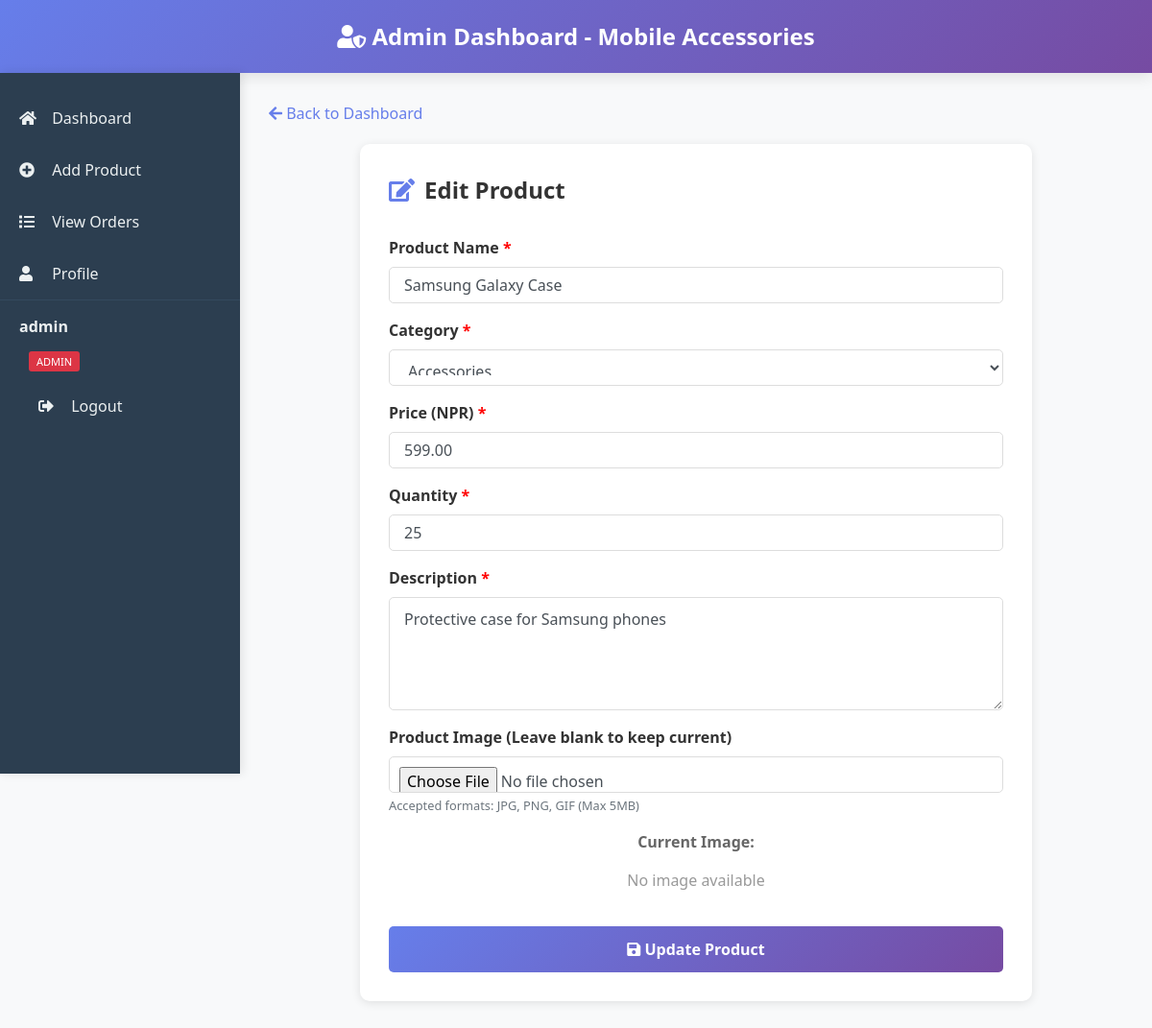
Screenshot of /admin_edit_product.php?id=2 (signed in) with the database file from the repository.
### tables this page shows
CREATE TABLE product (
    id INT PRIMARY KEY AUTO_INCREMENT,
    name VARCHAR(100) NOT NULL,
    category VARCHAR(50),
    price DECIMAL(10, 2) NOT NULL,
    quantity INT DEFAULT 0,
    description TEXT,
    image VARCHAR(255),
    created_at TIMESTAMP DEFAULT CURRENT_TIMESTAMP,
    updated_at TIMESTAMP DEFAULT CURRENT_TIMESTAMP ON UPDATE CURRENT_TIMESTAMP
);

### admin_edit_product.php (the view, shortened to what this page needs)
<?php
require_once "config.php";
$product_id = isset($_GET['id']) ? intval($_GET['id']) : 0;
$sql = "SELECT * FROM product WHERE id = ?";
$stmt = mysqli_prepare($conn, $sql);
mysqli_stmt_bind_param($stmt, "i", $product_id);
mysqli_stmt_execute($stmt);
$result = mysqli_stmt_get_result($stmt);
$product = mysqli_fetch_assoc($result);
?>
<!DOCTYPE html>
<html lang="en">
<head>
    <link rel="stylesheet" href="https://stackpath.bootstrapcdn.com/bootstrap/4.5.2/css/bootstrap.min.css">
    <link rel="stylesheet" href="https://cdnjs.cloudflare.com/ajax/libs/font-awesome/5.15.4/css/all.min.css">
</head>
<body>
    <div class="header">
        <i class="fas fa-user-shield"></i> Admin Dashboard - Mobile Accessories
    </div>
    <div class="container-main">
        <div class="sidebar">
            <a href="admin_dashboard.php">
                <i class="fas fa-home"></i> Dashboard
            </a>
            <a href="admin_add_product.php">
                <i class="fas fa-plus-circle"></i> Add Product
            </a>
            <a href="orders.php">
                <i class="fas fa-list"></i> View Orders
            </a>
            <a href="profile.php">
                <i class="fas fa-user"></i> Profile
            </a>
            <div class="user-info" style="margin-top: auto;">
                <p><strong><?php echo htmlspecialchars($_SESSION['username']); ?></strong></p>
                <p class="text-muted" style="margin: 0; font-size: 12px;">
                    <span class="admin-badge">ADMIN</span>
                </p>
                <form action="logout.php" method="POST">
                    <button type="submit" class="logout-btn">
                        <i class="fas fa-sign-out-alt"></i> Logout
                    </button>
                </form>
            </div>
        </div>
        <div class="content">
            <a href="admin_dashboard.php" class="btn-back">
                <i class="fas fa-arrow-left"></i> Back to Dashboard
            </a>
            <div class="form-container">
                <div class="form-title">
                    <i class="fas fa-edit"></i> Edit Product
                </div>
                <form action="" method="POST" enctype="multipart/form-data">
                    <div class="form-group">
                        <label for="name">Product Name <span style="color: red;">*</span></label>
                        <input type="text" class="form-control" id="name" name="name" value="<?php echo htmlspecialchars($product['name']); ?>" required>
                    </div>
                    <div class="form-group">
                        <label for="category">Category <span style="color: red;">*</span></label>
                        <select class="form-control" id="category" name="category" required>
                            <option value="Accessories" <?php echo ($product['category'] == 'Accessories') ? 'selected' : ''; ?>>Accessories</option>
                        </select>
                    </div>
                    <div class="form-group">
                        <label for="price">Price (NPR) <span style="color: red;">*</span></label>
                        <input type="number" class="form-control" id="price" name="price" step="0.01" min="0" value="<?php echo htmlspecialchars($product['price']); ?>" required>
                    </div>
                    <div class="form-group">
                        <label for="quantity">Quantity <span style="color: red;">*</span></label>
                        <input type="number" class="form-control" id="quantity" name="quantity" min="0" value="<?php echo htmlspecialchars($product['quantity']); ?>" required>
                    </div>
                    <div class="form-group">
                        <label for="description">Description <span style="color: red;">*</span></label>
                        <textarea class="form-control" id="description" name="description" rows="4" required><?php echo htmlspecialchars($product['description']); ?></textarea>
                    </div>
                    <div class="form-group">
                        <label for="image">Product Image (Leave blank to keep current)</label>
                        <input type="file" class="form-control form-control-file" id="image" name="image" accept="image/*" onchange="previewImage(event)">
                        <small class="text-muted">Accepted formats: JPG, PNG, GIF (Max 5MB)</small>
                        <div class="image-preview">
                            <p style="margin-top: 15px; font-weight: 600; color: #666;">Current Image:</p>
                            <?php if ($product['image']): ?>
                                <img src="<?php echo htmlspecialchars($product['image']); ?>" alt="<?php echo htmlspecialchars($product['name']); ?>">
                            <?php else: ?>
                                <p style="color: #999;">No image available</p>
                            <?php endif; ?>
                        </div>
                    </div>
                    <button type="submit" class="btn-submit">
                        <i class="fas fa-save"></i> Update Product
                    </button>
                </form>
            </div>
        </div>
    </div>
</body>
</html>

### admin_edit_product.php (style rules this page uses)
* { margin: 0; padding: 0; box-sizing: border-box; }
body { background-color: #f8f9fa; font-family: 'Segoe UI', Tahoma, Geneva, Verdana, sans-serif; }
.header { background: linear-gradient(135deg, #667eea 0%, #764ba2 100%); color: white; padding: 20px; text-align: center; font-size: 24px; font-weight: 700; box-shadow: 0 4px 15px rgba(0,0,0,0.1); }
.container-main { display: flex; min-height: calc(100vh - 70px); }
.sidebar { width: 250px; background: #2c3e50; padding: 20px 0; box-shadow: 2px 0 10px rgba(0,0,0,0.1); position: fixed; height: calc(100vh - 70px); overflow-y: auto; }
.sidebar a, .sidebar button { display: block; width: 100%; color: #ecf0f1; padding: 15px 20px; text-decoration: none; transition: all 0.3s; border-left: 4px solid transparent; border: none; background: none; text-align: left; cursor: pointer; }
.sidebar a i, .sidebar button i { margin-right: 10px; width: 20px; }
.content { margin-left: 250px; padding: 30px; flex: 1; }
.form-container { background: white; padding: 30px; border-radius: 10px; box-shadow: 0 2px 10px rgba(0,0,0,0.1); max-width: 700px; margin: 0 auto; }
.form-title { font-size: 24px; font-weight: 700; color: #333; margin-bottom: 30px; display: flex; align-items: center; }
.form-title i { margin-right: 10px; color: #667eea; }
.form-group label { font-weight: 600; color: #333; margin-bottom: 8px; }
.form-control { border: 1px solid #ddd; padding: 10px 15px; border-radius: 5px; transition: border-color 0.3s; }
.form-control.form-control-file { padding: 10px; }
.image-preview { margin-top: 15px; text-align: center; }
.btn-submit { background: linear-gradient(135deg, #667eea 0%, #764ba2 100%); color: white; border: none; padding: 12px 30px; border-radius: 5px; cursor: pointer; font-weight: 600; transition: transform 0.3s; margin-top: 20px; width: 100%; margin-right: 10px; }
.btn-back { color: #667eea; text-decoration: none; margin-bottom: 20px; display: inline-block; }
.user-info { color: #ecf0f1; padding: 15px 20px; border-top: 1px solid #34495e; margin-top: auto; }
.logout-btn { background: #dc3545; color: white; padding: 10px 15px; border: none; border-radius: 4px; cursor: pointer; width: 100%; margin-top: 10px; transition: background 0.3s; }
.admin-badge { background: #dc3545; color: white; padding: 3px 8px; border-radius: 3px; font-size: 11px; margin-left: 10px; }

### rows the page displays
product: name "Samsung Galaxy Case", category "Accessories", price "599.00", quantity "25", description "Protective case for Samsung phones"

### other values shown
$_SESSION['username'] "admin"
